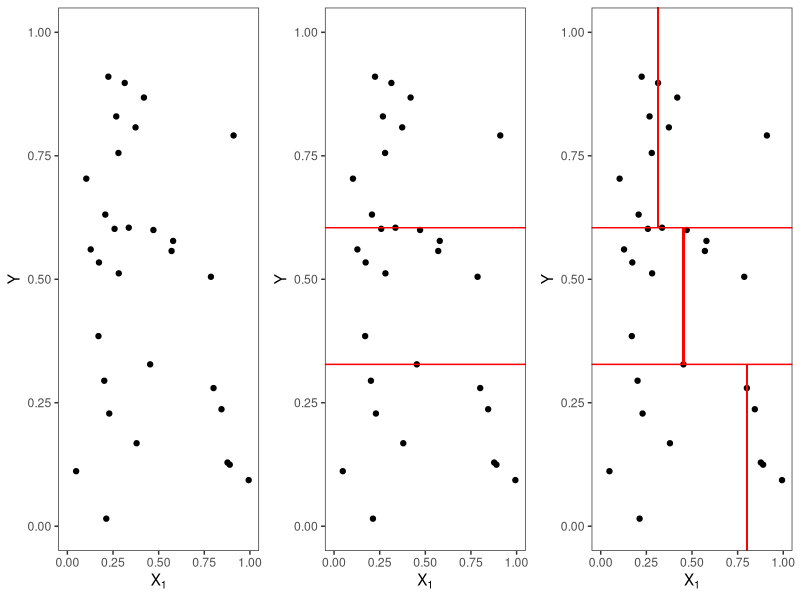

Reproduce this figure in R.
library(ggplot2)
library(gridExtra)

set.seed(3)
L <- 3
J <- 2
n <- 30
Y <- runif(n)
X1 <- runif(n)
df <- data.frame(Y = Y, X1 = X1)
p1 <- ggplot(data = df, aes(x = X1, y = Y)) + 
  geom_point() + theme_bw() + theme(panel.grid = element_blank()) +
  labs(x = expression(X[1])) + lims(x = c(0, 1), y = c(0, 1))

p2 <- p1 +
  geom_hline(yintercept = sort(Y)[11], col = 'red') +
  geom_hline(yintercept = sort(Y)[21], col = 'red')

p3 <- p2 +
  geom_segment(aes(x = sort(X1[Y < sort(Y)[11]])[6],
                   xend = sort(X1[Y < sort(Y)[11]])[6],
                   y = -Inf, yend = sort(Y)[11]), col = 'red') +
  geom_segment(aes(x = sort(X1[Y >= sort(Y)[11] & Y < sort(Y)[21]])[6],
                   xend = sort(X1[Y >= sort(Y)[11] & Y < sort(Y)[21]])[6],
                   y = sort(Y)[11], yend = sort(Y)[21]), col = 'red') +
  geom_segment(aes(x = sort(X1[Y >= sort(Y)[21]])[6],
                   xend = sort(X1[Y >= sort(Y)[21]])[6],
                   y = sort(Y)[21]), yend = Inf, col = 'red')
grid.arrange(p1, p2, p3, nrow = 1)